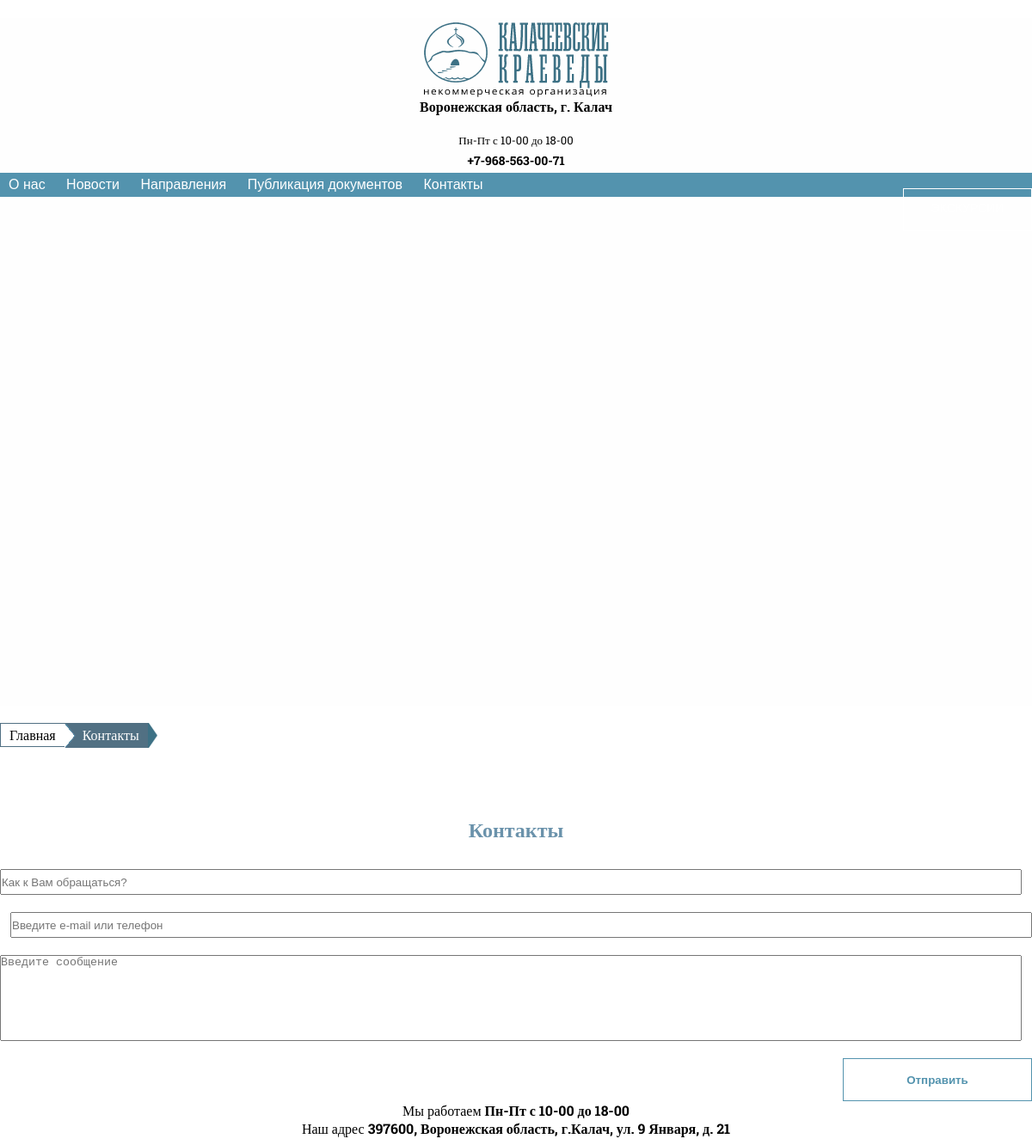
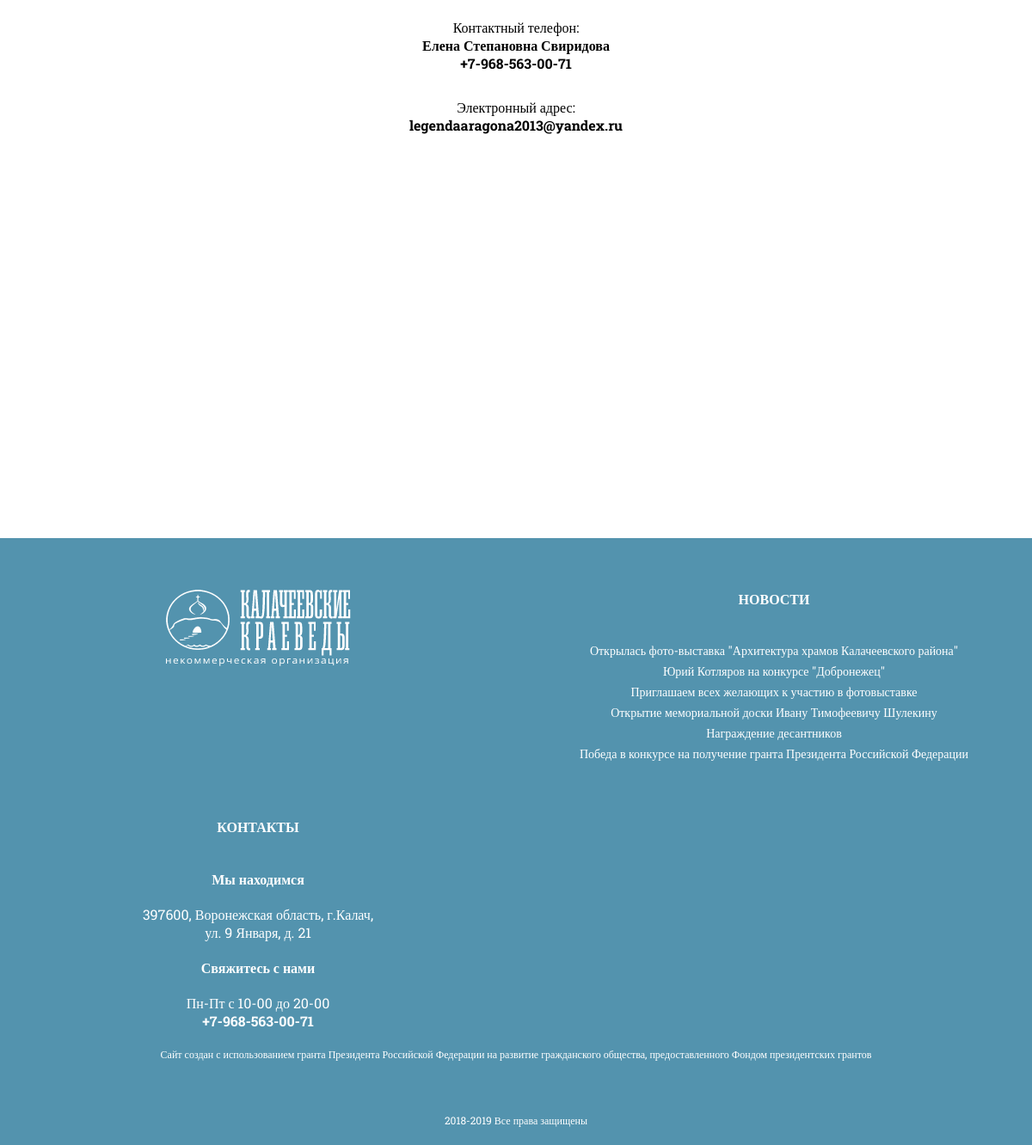
Screenshot of /contacts with the database file from the repository (2 pictures, top to bottom).
### app/models.py (models this page shows, shortened)
class News(models.Model):
    url = models.CharField(max_length=255, verbose_name="URL",default="",blank=True)
    name = models.CharField(max_length=255, verbose_name="Название")
    date = models.DateTimeField( verbose_name="Дата")
    text = models.TextField(verbose_name="Текст")
    short_text = models.CharField(max_length=255,verbose_name="Текст на главную", default="")
    class Meta:
        verbose_name = 'Новость'
        verbose_name_plural = 'Новости и статьи'

### app/views.py (the view)
# urls.py: url(r'^contacts$', contacts),
def contacts(request):
    news_f = News.objects.all().order_by("-date")[:6]
    return render(request, 'app/contacts.html', {'footer_news':news_f})

### app/templates/app/contacts.html (shortened to what this page needs)
{% extends 'app/mainTemplate.html' %}
{% load staticfiles %}
{% block head %}
 <link rel="stylesheet" href="{% static 'css/index.css'%}"/>
 <link rel="stylesheet" href="{% static 'css/contacts.css'%}"/>
{% endblock head %}
{% block content %}
    <article class="content">
		<div class="oh">
			<div class="bread" xmlns:v="http://rdf.data-vocabulary.org/#">
				<span typeof="v:Breadcrumb"><a href="/" rel="v:url" property="v:title">Главная</a></span><img src="{% static 'images/template/arrow_white_28.png'  %}" alt="Разделитель" class="breadDivider"/>
				<span id="lastCrumb">Контакты</span><img src="{% static 'images/template/arrow_purple_30.png'  %}" alt="Разделитель" class="breadEnd"/>
			</div>
		</div>
		<div class="tac">
			<h2 class="page_label mt60 mb30 fwb fs24 ib">Контакты</h2>
		</div>
        <div class="firstBlock">
            <form method="POST">
                <input name="name" placeholder="Как к Вам обращаться?" type="text"/>
                <input id="email" placeholder="Введите e-mail или телефон" name="email" type="text"/>
                <textarea placeholder="Введите сообщение" name="text"></textarea>
                <div class="tac"><button class="mt20 fwb theBtn2" name="mess" type="submit">Отправить</button></div>
            </form>
        </div>
        <div class="secondBlock">
            <div class="textBlock">
                <p class="hText">Мы работаем <b>Пн-Пт с 10-00 до 18-00</b></p>
                <p class="hText">Наш адрес <b> 397600, Воронежская область, г.Калач, ул. 9 Января, д. 21</b></p>
            </div>
            <div class="textBlock">
                <p class="hText">Контактный телефон:</p>
                <p class="hText"><b>Елена Степановна Свиридова</b></p>
				<p class="hText"><b>+7-968-563-00-71</b></p>
            </div>
            <div class="textBlock">
                <p class="hText">Электронный адрес:</p>
                <a href="zakaz@rusmaster48.ru" class="textBlock hText"><b>legendaaragona2013@yandex.ru</b></a>
            </div>
        </div>
    </article>
    <div class="mapY">
	</div>
{%  endblock content %}

### app/templates/app/mainTemplate.html (shortened to what this page needs)
﻿{% load staticfiles %}
<!DOCTYPE html>
<html lang="ru">
<head>
    <link rel="stylesheet" href="{% static 'css/template.css' %}">
    <link rel="stylesheet" href="{% static 'css/slider.css' %}">
    {% block head %}
    {% endblock %}
</head>
<body>
<header id="headerAnchor" class="header">
    <div class="headerContent">
        <div class="hLogoBlock">
            <a href="/">
                <img alt="Логотип" src="{% static 'images/template/logo.png' %}"/>
            </a>
        </div>
        <div class="hBlock">
            <p class="hContactTitle pb20"><b>Воронежская область, г. Калач</b></p>
            <p class="fs13 pb5">Пн-Пт с 10-00 до 18-00</p>
            <p class="pb5 fs14"><b>+7-968-563-00-71</b></p>
        </div>
    </div>
    <div class="hRefs">
        <div class="hRefsContent pr">
            <a href="/o-nas">
                <div class="hRefButton">О нас</div>
            </a>
            <a href="/novosti-i-stati">
                <div class="hRefButton">Новости</div>
            </a>
            <div class="hRefButton">
                <p>Направления</p>
            </div>
            <a href="/kto-nam-pomogaet">
                <div class="hRefButton">Публикация документов</div>
            </a>
            <a href="/contacts">
                <div class="hRefButton">Контакты</div>
            </a>
            <div id="callMebtn" onclick="$('#CallMe').fadeIn(200)" class="theBtn ma exc_btn">ЭКСКУРСИИ</div>
        </div>
    </div>
</header>
<div class="mainContent">
    {% block content %}
    {% endblock %}
</div>
<footer class="cw">
    <div class="content mb0 ">
        <div class="oh">
            <div class="col3">
                <a href="/">
                    <img class="mt60 mb40" alt="Логотип" src="{% static 'images/template/logo2.png' %}"/>
                </a>
            </div>
            <div class="col3">
                <p class="mt60 mb40"><b>НОВОСТИ</b></p>
                {% for news_item in footer_news %}
                    <a class="db fs14 pb5 htdu" href="/novosti-i-stati/{{ news_item.url }}">{{ news_item.name }}</a>
                {% endfor %}
            </div>
            <div class="col3">
                <p class="mt60 mb40"><b>КОНТАКТЫ</b></p>
                <p style="clear:both;" class="fwb">Мы находимся</p>
                <div class="pv20">397600, Воронежская область, г.Калач, <br>ул. 9 Января, д. 21</div>
                <p><b>Свяжитесь с нами</b></p>
                <div class="pv20">
                    <p class="">Пн-Пт с 10-00 до 20-00</p>
                    <p class=""><b>+7-968-563-00-71</b></p>
                </div>
            </div>
        </div>
        <div class="fs12 oh">
            <p class="col2">Сайт создан с использованием гранта Президента Российской Федерации на развитие гражданского общества, предоставленного Фондом президентских грантов</p>
        </div>
        <div class="fs12 oh mt60 pb20">
            <p class="col2">2018-2019 Все права защищены</p>
        </div>
    </div>
</footer>
</body>

### app/static/css/template.css (style rules this page uses)
* { margin:0; }
html { font-family: 'Roboto Slab', serif; }
footer { background-color: #5393AE; margin-top: 80px; }
h2 { margin-top: 40px; }
.page_label { margin-top: 60px; margin-bottom: 30px; font-size: 24px; display: inline-block; color: #6A92AB; }
.textBlock { margin-bottom:30px }
button { border: 0; background: none; box-shadow:none; border-radius: 0px; }
.tac { text-align: center; }
.cw { color: white; }
.fs12 { font-size: 12px; }
.fs13 { font-size: 13px; }
.fs14 { font-size: 14px; }
.fwb { font-weight: 600; }
.col2 { width: 50%; float: left; }
.col3 { width: 33.33333%; float: left; }
.col3 img { cursor: pointer; }
.pr { position: relative; }
.pb5 { padding-bottom: 5px; }
.pb20 { padding-bottom: 20px; }
.pv20 { padding-top: 20px; padding-bottom: 20px; }
.mt20 { margin-top: 20px; }
.mb30 { margin-bottom: 30px; }
.mb40 { margin-bottom: 40px; }
.mt60 { margin-top: 60px; }
.mb0 { margin-bottom: 0px !important; }
.ma { margin: auto; }
.db { display: block; }
.ib { display: inline-block; }
.oh { overflow: hidden; }
.bread { height: 28px; position: relative; border: 1px solid #517083; display: inline-block; float: left; margin: 20px 0; }
.bread a,.bread p, .bread #lastCrumb { float: left; line-height: 25px; padding: 0 10px; transition-duration: 0.2s; }
.bread #lastCrumb { position: relative; background: #517083; color: white; padding-bottom: 3px; margin-left: -12px; padding-left: 20px; z-index: 1; }
.breadDivider { position: relative; z-index: 10; float: left; }
.breadEnd { position: absolute;right:-11px;top: -1px;height: 29px; }
.theBtn { border: 1px solid white; color: white; height: 50px; width: 220px; text-align: center; line-height: 45px; display: inline-block; transition-duration: 0.5s; cursor: pointer; transition-duration: 0,3s; }
.theBtn2 { border: 1px solid #5393ae; color: #5393ae; height: 50px; width: 220px; text-align: center; line-height: 45px; display: inline-block; transition-duration: 0.5s; cursor: pointer; transition-duration: 0,3s; }
a { color: inherit; text-decoration: none; }
.content { width:1200px;margin:0 auto;overflow:hidden; }
.header { padding-top: 5px; background-color: #FEFEFE; }
.headerContent { margin: 0px auto; width: 1200px; overflow: hidden; }
.hBlock { float: right; width: 300px; }
.hLogoBlock { float:left; font-size: 26px; cursor: pointer; }
.hRefs { background-color: #5393AE; width: 100%; color: white; font-family: sans-serif !important;; }
.hRefsContent { margin:0px auto; width: 1200px; min-width: 420px; }
.hRefButton { position: relative; display: inline-block; padding: 32px 10px 35px 10px; color: white; transition-duration: 0.5s; }
@media screen and (max-device-width: 950px) and (orientation: portrait) { .hBlock { float:none;width:100%;margin-right:0 } }
@media screen and (max-device-width: 950px) and (orientation: portrait) { .hLogoBlock { float:none } }
@media screen and (max-device-width: 950px) and (orientation: portrait) { .hRefsContent { width:auto } }
@media screen and (max-device-width: 950px) and (orientation: portrait) { .hRefButton { float: none;padding: 5px 10px 5px 10px; } }
@media screen and (max-device-width: 950px) and (orientation: portrait) { .headerContent { text-align:center;width:100%;display: inline-block;height:auto } }
@media screen and (max-device-width: 950px) and (orientation: portrait) { .content { width:auto;text-align: center; } }
@media screen and (max-device-width: 950px) and (orientation: portrait) { .hRefsContent { min-width:0 } }
@media screen and (max-device-width: 950px) and (orientation: portrait) { .theBtn { font-size: 14px;width: 150px; } }
@media screen and (max-device-width: 950px) and (orientation: portrait) { .header { height: 800px; } }
@media screen and (max-device-width: 950px) and (orientation: portrait) { .col3 { width:50% } }
@media screen and (max-device-width: 950px) and (orientation: portrait) { .col2 { width:100%; } }

### app/static/css/slider.css (style rules this page uses)
* { -webkit-box-sizing: border-box; -moz-box-sizing: border-box; box-sizing: border-box; margin: 0px; padding: 0px; }

### app/static/css/index.css (style rules this page uses)
.exc_btn { margin-top: 18px; float: right; }

### rows the page displays
News: name "Открылась фото-выставка \"Архитектура храмов Калачеевского района\""
News: name "Юрий Котляров на конкурсе \"Добронежец\""
News: name "Приглашаем всех желающих к участию в фотовыставке"
News: name "Открытие мемориальной доски Ивану Тимофеевичу Шулекину"
News: name "Награждение десантников"
News: name "Победа в конкурсе на получение гранта Президента Российской Федерации"
